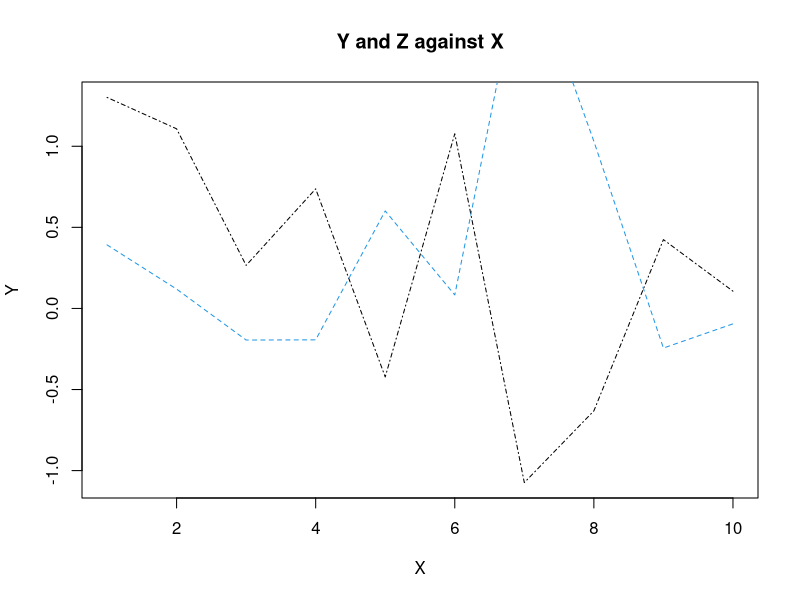

The R source for this figure:
#x <- rnorm(50)
#y <- rnorm(x)

#print(x)
#print(y)

#plot(x, y, xlab="X", ylab="Y")


#x <- 1:50
#y <- rnorm(50)

#print(x)
#print(y)

#plot(x, y, xlab="X", ylab="Y", main="Y against X")

#x <- 1:10
#y <- rnorm(10)

#print(x)
#print(y)

#plot(x, y, xlab="X", ylab="Y", main="Y against X", pch=4, col=5, col.lab=2, col.main=10, type="l")

#z <- 1 + rnorm(10)

#print(z)
#points(x, z, type="l")

#revenueTable <- read.table("https://ipfs.filebase.io/ipfs/QmShDNc6eQsuWzm8aCQVC7XXX5bpmieob3NAsxmFMWLkYd", header=TRUE)
#revenueTable

#data()
x <- 1:10
y <- rnorm(10)
z <- y * y - y

#print(x)
#print(y)
#print(z)

plot(x, y, xlab="X", ylab="Y", main="Y and Z against X", type="l", pch=10, lty=4)
points(x, z, type="l", pch=6, lty=2, col=4)
